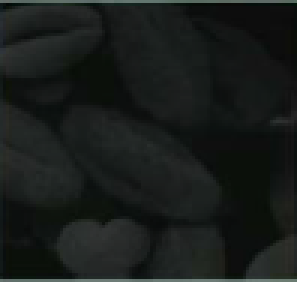
#> input picture OPQ 8/ex1_3.png, 99 x 94 px, found by its file name (shown 3 times larger)
$ python code3.py
#> lines starting #> are read from the running program, lines starting #| are printed output that depends on the picture
import cv2
import numpy as np
import matplotlib.pyplot as plt

src_image = cv2.imread("ex1_3.png", cv2.IMREAD_GRAYSCALE)
#> src_image: shape (94, 99); min 0, max 123, mean 28.8

if src_image is None:
    print("Image not found!")
    exit()

# -------------------------
# Gamma (Power-Law) Transformation
# -------------------------
gamma = 0.5  # < 1 brightens dark images

normalized_image = src_image / 255.0
gamma_corrected_image = np.power(normalized_image, gamma)
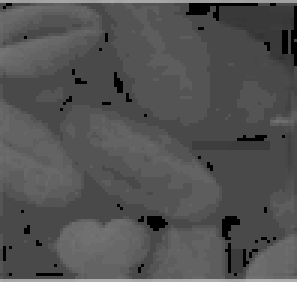
#> gamma_corrected_image: shape (94, 99) float64 (shown 3 times larger); min 0, max 0.695, mean 0.324
gamma_corrected_image = np.uint8(gamma_corrected_image * 255)

# -------------------------
# Display Images
# -------------------------
plt.figure(figsize=(10,5))

plt.subplot(1,2,1)
plt.imshow(src_image, cmap='gray')
plt.title("Original")
plt.axis('off')

plt.subplot(1,2,2)
plt.imshow(gamma_corrected_image, cmap='gray')
plt.title(f"Gamma Corrected (γ={gamma})")
plt.axis('off')

plt.show()
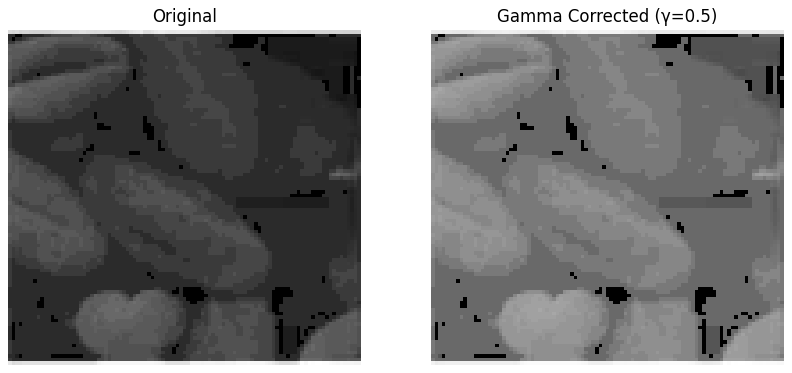
#> figure drawn by matplotlib, 2 panels

# -------------------------
# Histograms
# -------------------------
plt.figure(figsize=(10,4))
plt.subplot(1,2,1)
plt.hist(src_image.ravel(), bins=256, range=(0,255))
plt.title("Histogram Before")

plt.subplot(1,2,2)
plt.hist(gamma_corrected_image.ravel(), bins=256, range=(0,255))
plt.title("Histogram After")

plt.show()
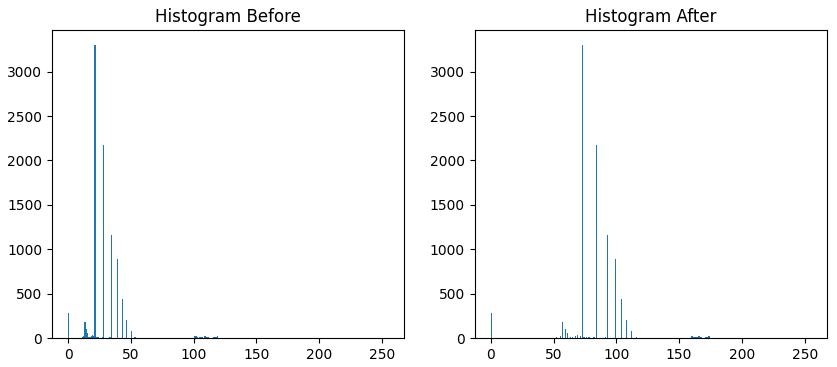
#> figure drawn by matplotlib, 2 panels; panel 1: tallest bar 3305 high, from x = 20.92 to 21.91; panel 2: tallest bar 3305 high, from x = 72.71 to 73.71

$ run again, with OPQ 8/ex1_1.png copied over OPQ 8/ex1_3.png
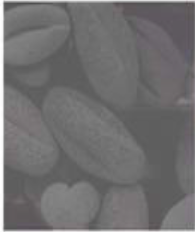
#> input picture OPQ 8/ex1_1.png, 195 x 232 px, found by its file name
#> `gamma_corrected_image = np.power(normalized_image, gamma)`:
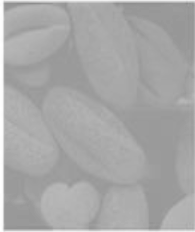
#> gamma_corrected_image: shape (232, 195) float64; min 0.553, max 1, mean 0.658
#> `plt.show()`:
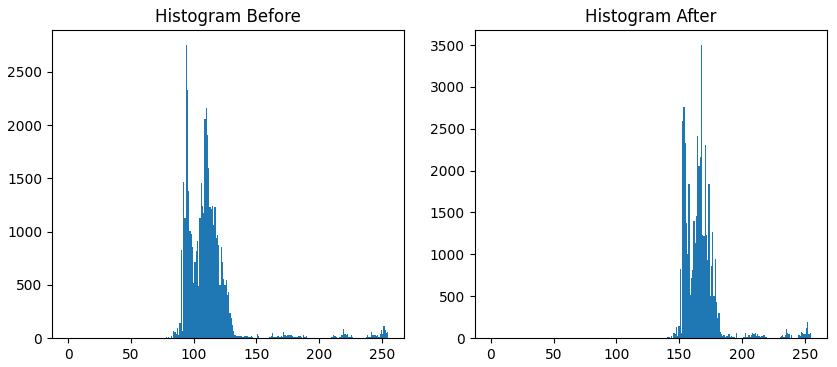
#> figure drawn by matplotlib, 2 panels; panel 1: tallest bar 2756 high, from x = 93.63 to 94.63; panel 2: tallest bar 3505 high, from x = 167.3 to 168.3

$ run again, with OPQ 8/ex1_2.png copied over OPQ 8/ex1_3.png
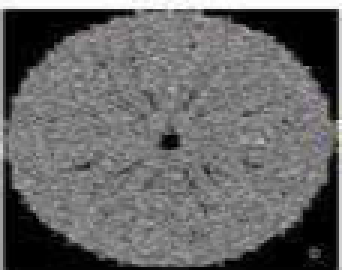
#> input picture OPQ 8/ex1_2.png, 114 x 90 px, found by its file name (shown 3 times larger)
#> `gamma_corrected_image = np.power(normalized_image, gamma)`:
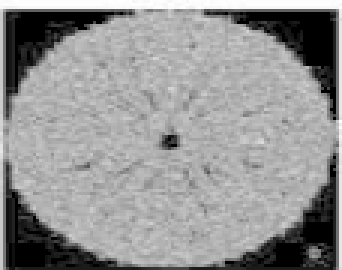
#> gamma_corrected_image: shape (90, 114) float64 (shown 3 times larger); min 0, max 1, mean 0.577
#> `plt.show()`:
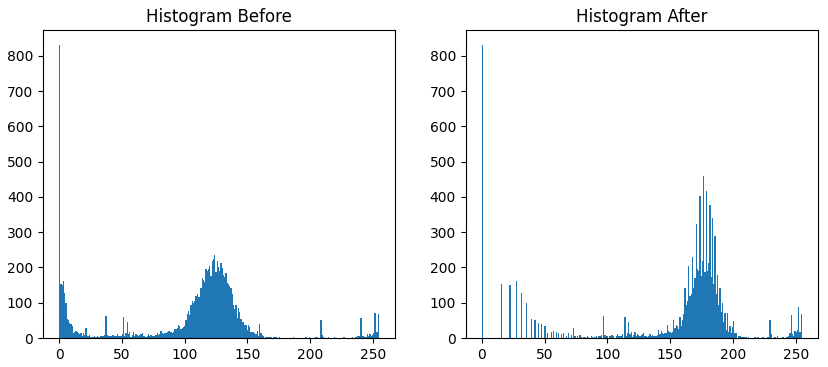
#> figure drawn by matplotlib, 2 panels; panel 1: tallest bar 832 high, from x = 0 to 0.996; panel 2: tallest bar 832 high, from x = 0 to 0.996

$ run again, with OPQ 8/ex1_4.png copied over OPQ 8/ex1_3.png
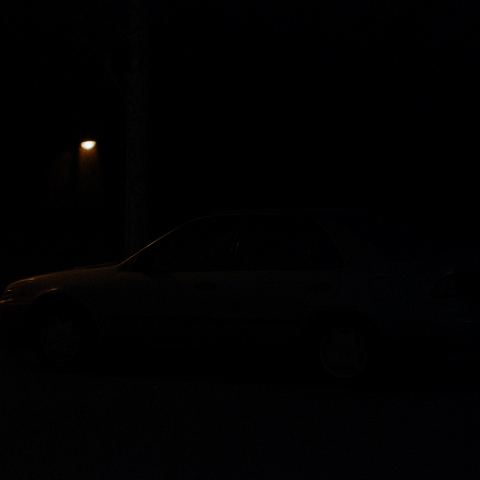
#> input picture OPQ 8/ex1_4.png, 480 x 480 px, found by its file name
#> `plt.show()`:
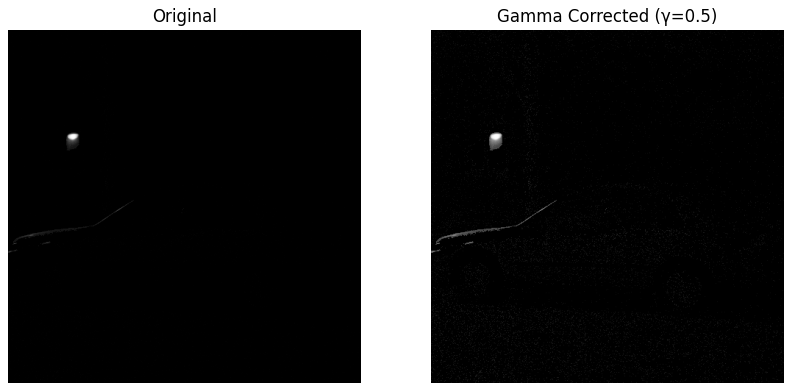
#> figure drawn by matplotlib, 2 panels
#> `plt.show()`:
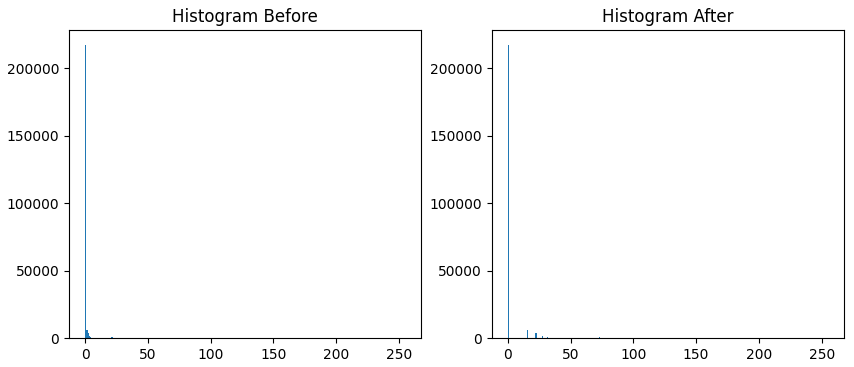
#> figure drawn by matplotlib, 2 panels; panel 1: tallest bar 217428 high, from x = 0 to 0.996; panel 2: tallest bar 217428 high, from x = 0 to 0.996
